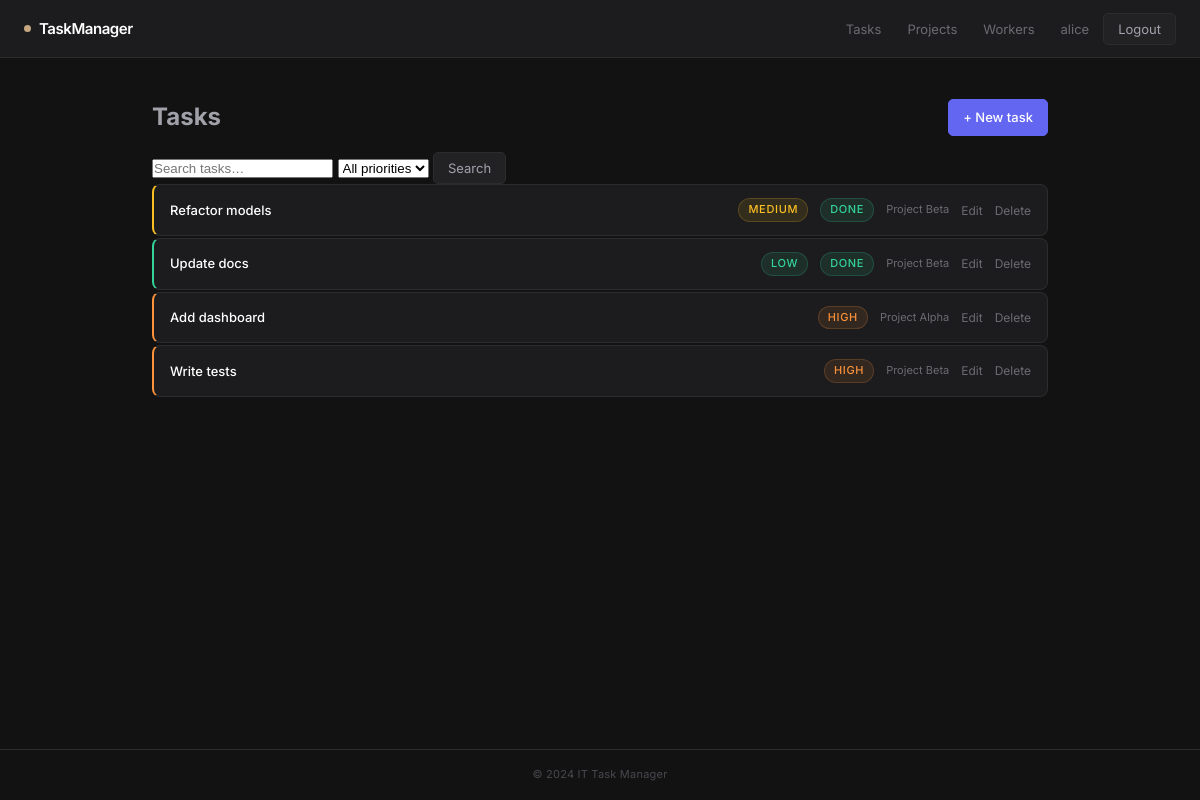
/tasks/ (signed in), run on the app's committed database.
### tasks/models.py (models this page shows, shortened)
class Worker(AbstractUser):
    position = models.ForeignKey(
        Position,
        on_delete=models.SET_NULL,
        null=True,
        blank=True,
        related_name="workers",
    )
    class Meta:
        ordering = ["username"]

class Task(models.Model):
    class Priority(models.TextChoices):
        LOW = "LOW", "Low"
        MEDIUM = "MEDIUM", "Medium"
        HIGH = "HIGH", "High"
        CRITICAL = "CRITICAL", "Critical"
    name = models.CharField(max_length=200)
    description = models.TextField(blank=True, default="")
    deadline = models.DateField(null=True, blank=True)
    is_complete = models.BooleanField(default=False)
    priority = models.CharField(
        max_length=10,
        choices=Priority.choices,
        default=Priority.MEDIUM,
    )
    task_type = models.ForeignKey(
        TaskType,
        on_delete=models.SET_NULL,
        null=True,
        blank=True,
        related_name="tasks",
    )
    project = models.ForeignKey(
        Project,
        on_delete=models.SET_NULL,
        null=True,
        blank=True,
        related_name="tasks",
    )
    assignees = models.ManyToManyField(
        settings.AUTH_USER_MODEL,
        blank=True,
        related_name="assigned_tasks",
    )
    tags = models.ManyToManyField(
        Tag,
        blank=True,
        related_name="tasks",
    )
    class Meta:
        ordering = ["-priority", "deadline"]

class Project(models.Model):
    name = models.CharField(max_length=200)
    description = models.TextField(blank=True, default="")
    team = models.ForeignKey(
        Team,
        on_delete=models.SET_NULL,
        null=True,
        blank=True,
        related_name="projects",
    )
    deadline = models.DateField(null=True, blank=True)
    is_complete = models.BooleanField(default=False)
    class Meta:
        ordering = ["name"]
    def __str__(self):
        return self.name

### tasks/views.py (the view)
# urls.py: path("tasks/", views.TaskListView.as_view(), name="task-list"),
class TaskListView(LoginRequiredMixin, ListView):
    model = Task
    template_name = "tasks/task_list.html"
    context_object_name = "tasks"
    paginate_by = 10
    def get_queryset(self):
        qs = (
            Task.objects
            .select_related("task_type", "project")
            .prefetch_related("assignees", "tags")
        )
        query = self.request.GET.get("q", "").strip()
        priority = self.request.GET.get("priority", "").strip()
        if query:
            qs = qs.filter(name__icontains=query)
        if priority:
            qs = qs.filter(priority=priority)
        return qs
    def get_context_data(self, **kwargs):
        context = super().get_context_data(**kwargs)
        context["query_string"] = self.request.GET.urlencode()
        context["search_query"] = self.request.GET.get("q", "")
        context["priority_filter"] = self.request.GET.get("priority", "")
        context["priorities"] = Task.Priority.choices
        return context

### templates/tasks/task_list.html (shortened to what this page needs)
{% extends "base.html" %}
{% block content %}
<section class="list-section">
  <header class="list-section__header">
    <h1>Tasks</h1>
    <a href="{% url 'tasks:task-create' %}" class="btn btn--primary">+ New task</a>
  </header>
  <form method="get" class="search-form">
    <input
      type="text"
      name="q"
      value="{{ search_query }}"
      placeholder="Search tasks…"
      class="search-form__input"
    >
    <select name="priority" class="search-form__select">
      <option value="">All priorities</option>
    </select>
    <button type="submit" class="btn">Search</button>
  </form>
  <ul class="task-list">
    {% for task in tasks %}
      <li class="task-item task-item--{{ task.priority|lower }}">
        <a class="task-item__name"
           href="{% url 'tasks:task-detail' pk=task.pk %}">
          {{ task.name }}
        </a>
        <span class="badge badge--{{ task.priority|lower }}">
          {{ task.priority }}
        </span>
        {% if task.is_complete %}
          <span class="badge badge--success">Done</span>
        {% endif %}
        {% if task.project %}
          <span class="task-item__project">{{ task.project }}</span>
        {% endif %}
        <span class="task-item__actions">
          <a href="{% url 'tasks:task-update' pk=task.pk %}">Edit</a>
          <a href="{% url 'tasks:task-delete' pk=task.pk %}">Delete</a>
        </span>
      </li>
    {% empty %}
      <li class="empty-state">No tasks found.</li>
    {% endfor %}
  </ul>
</section>
{% endblock %}

### templates/base.html (shortened to what this page needs)
{% load static %}
<!DOCTYPE html>
<html lang="en">
<head>
  <link rel="stylesheet" href="{% static 'css/style.css' %}">
</head>
<body>
  <nav class="navbar">
    <a class="navbar__brand" href="{% url 'tasks:index' %}">TaskManager</a>
    <ul class="navbar__links">
      {% if user.is_authenticated %}
        <li><a href="{% url 'tasks:task-list' %}">Tasks</a></li>
        <li><a href="{% url 'tasks:project-list' %}">Projects</a></li>
        <li><a href="{% url 'tasks:worker-list' %}">Workers</a></li>
        <li>
          <a href="{% url 'tasks:worker-detail' pk=user.pk %}">
            {{ user.username }}
          </a>
        </li>
        <li>
          <form method="post" action="{% url 'tasks:logout' %}">
            <button type="submit" class="btn btn--link">Logout</button>
          </form>
        </li>
      {% else %}
        <li><a href="{% url 'tasks:login-page' %}">Login</a></li>
        <li><a href="{% url 'tasks:signup' %}">Sign up</a></li>
      {% endif %}
    </ul>
  </nav>
  <main class="main-content">
    {% block content %}{% endblock %}
  </main>
  <footer class="footer">
    <p>&copy; 2024 IT Task Manager</p>
  </footer>
</body>
</html>

### static/css/style.css (style rules this page uses)
:root { --color-bg: #121212; --color-surface: #1c1c1e; --color-surface-active: #262629; --color-surface-input: #151618; --color-border: #2c2c2e; --color-border-focus: #383838; --color-text: #ffffff; --color-text-muted: #6b6b72; --color-text-light: #a1a1aa; --color-accent: #c5a880; --color-primary: #6366f1; --color-primary-hover: #4f46e5; --color-focus-ring: rgba(99, 102, 241, 0.28); --priority-low: #34d399; --priority-medium: #fbbf24; --priority-high: #fb923c; --priority-critical: #f87171; --radius-sm: 5px; --radius-md: 8px; --radius-lg: 10px; --radius-xl: 16px; --font-sans: 'Inter', system-ui, -apple-system, sans-serif; --shadow-sm: 0 1px 2px rgba(0, 0, 0, 0.2); --shadow-md: 0 4px 12px rgba(0, 0, 0, 0.4); }
*, *::before, *::after { box-sizing: border-box; margin: 0; padding: 0; }
body { font-family: var(--font-sans); background: var(--color-bg); color: var(--color-text-light); line-height: 1.6; min-height: 100vh; display: flex; flex-direction: column; -webkit-font-smoothing: antialiased; }
a { color: var(--color-primary); text-decoration: none; cursor: pointer; }
.navbar { background: var(--color-surface); border-bottom: 1px solid var(--color-border); padding: 0 1.5rem; height: 58px; display: flex; align-items: center; justify-content: space-between; }
.navbar__brand { font-size: 15px; font-weight: 600; color: var(--color-text); letter-spacing: -0.03em; display: flex; align-items: center; gap: 8px; }
.navbar__brand::before { content: ''; width: 7px; height: 7px; border-radius: 50%; background: var(--color-accent); flex-shrink: 0; display: inline-block; }
.navbar__links { list-style: none; display: flex; align-items: center; gap: 2px; }
.navbar__links a, .navbar__links .user-link { font-size: 13px; color: var(--color-text-muted); padding: 6px 12px; border-radius: var(--radius-sm); transition: color 0.15s; }
.main-content { flex: 1; max-width: 960px; width: 100%; margin: 2.5rem auto; padding: 0 2rem; display: grid; gap: 32px; }
.footer { border-top: 1px solid var(--color-border); padding: 16px 0; text-align: center; font-size: 11px; color: #48484f; letter-spacing: 0.02em; }
.btn { display: inline-flex; align-items: center; justify-content: center; background: #222225; border: 1px solid var(--color-border); color: var(--color-text-light); padding: 7px 14px; border-radius: var(--radius-sm); font-size: 13px; font-weight: 400; cursor: pointer; font-family: inherit; transition: background 0.15s, border-color 0.15s, color 0.15s; }
.btn--primary { background: var(--color-primary); border-color: var(--color-primary); color: var(--color-text); font-weight: 500; }
.list-section__header { display: flex; justify-content: space-between; align-items: center; margin-bottom: 16px; }
.task-list { display: flex; flex-direction: column; gap: 2px; }
.task-item { display: flex; align-items: center; gap: 12px; padding: 13px 16px; background: var(--color-surface); border: 1px solid var(--color-border); border-radius: var(--radius-md); transition: background 0.15s; }
.task-item__name { flex: 1; font-size: 13px; font-weight: 500; color: var(--color-text); }
.task-item__project { font-size: 11px; color: var(--color-text-muted); }
.task-item__actions { display: flex; gap: 12px; font-size: 12px; }
.task-item__actions a { color: var(--color-text-muted); }
.task-item--low { border-left: 2px solid var(--priority-low); }
.task-item--medium { border-left: 2px solid var(--priority-medium); }
.task-item--high { border-left: 2px solid var(--priority-high); }
.badge { font-size: 11px; font-weight: 500; padding: 2px 9px; border-radius: 9999px; text-transform: uppercase; letter-spacing: 0.06em; border: 1px solid transparent; }
.badge--low { background: rgba(52, 211, 153, 0.1); color: var(--priority-low); border-color: rgba(52, 211, 153, 0.2); }
.badge--medium { background: rgba(251, 191, 36, 0.1); color: var(--priority-medium); border-color: rgba(251, 191, 36, 0.2); }
.badge--high { background: rgba(251, 146, 60, 0.1); color: var(--priority-high); border-color: rgba(251, 146, 60, 0.2); }
.badge--success { background: rgba(52, 211, 153, 0.1); color: var(--priority-low); border-color: rgba(52, 211, 153, 0.2); }

### data on the page
Worker: username "alice"
Task: name "Refactor models", priority "MEDIUM", is_complete "DONE", project "Project Beta"
Task: name "Update docs", priority "LOW", is_complete "DONE", project "Project Beta"
Task: name "Add dashboard", priority "HIGH", project "Project Alpha"
Task: name "Write tests", priority "HIGH", project "Project Beta"
